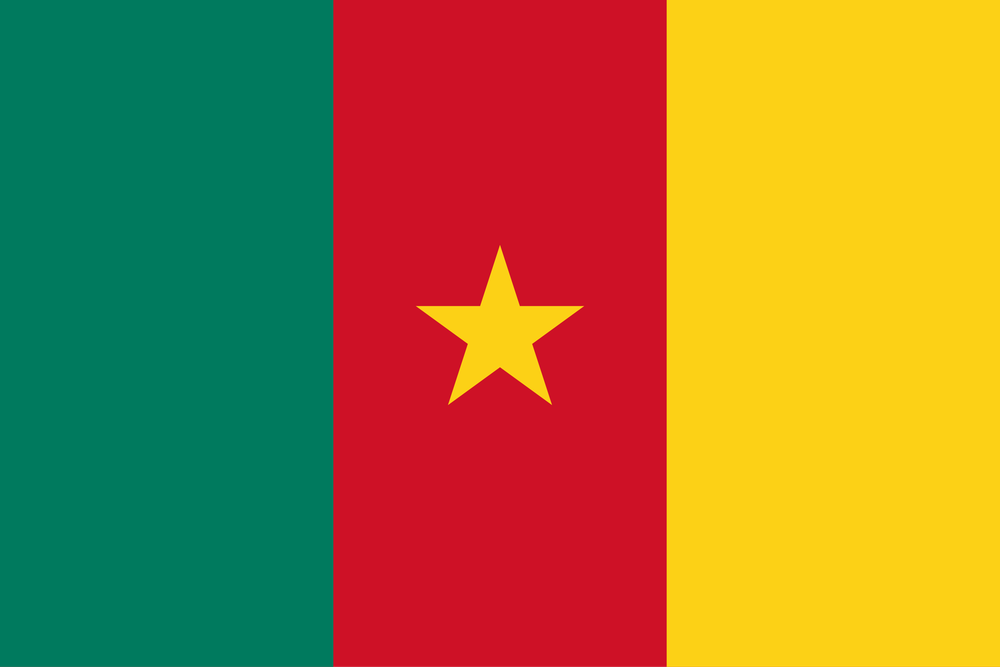
#> input picture entree/henri1.png, 1000 x 667 px, shrunk from 2560 x 1707 before the run, found by its file name
$ python tp2_stats.py
#> lines starting #> are read from the running program, lines starting #| are printed output that depends on the picture
"""
Compute statistics: mean, std, min, max.
"""
import numpy as np
from PIL import Image
import matplotlib.pyplot as plt
import os


output_dir = 'Chap2/sortie'
if not os.path.exists(output_dir):
    os.makedirs(output_dir)


img = Image.open('entree/henri1.png').convert('L')
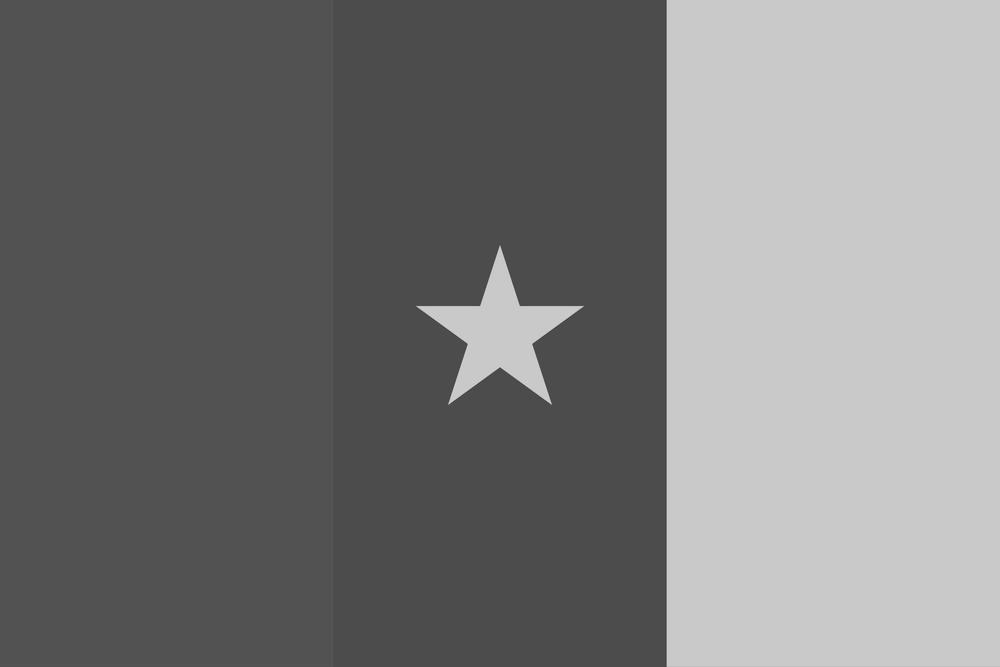
#> img: PIL image 1000x667 L; min 65, max 211, mean 121.3
img_array = np.array(img).astype(np.float32)
H, W = img_array.shape
#> H = 667; W = 1000


sum_I = 0
count = H * W
#> count = 667000
min_val = 255
max_val = 0
for i in range(H):
    for j in range(W):
        I = img_array[i, j]
        sum_I += I
        if I < min_val:
            min_val = int(I)
        if I > max_val:
            max_val = int(I)
#> after the loop, max_val = 211; min_val = 65; sum_I = 80915655

mean_val = sum_I / count
#> mean_val = 121.3

sum_var = 0
for i in range(H):
    for j in range(W):
        sum_var += (img_array[i, j] - mean_val) ** 2
#> after the loop, sum_var = 2.25e+09
std_val = (sum_var / count) ** 0.5
#> std_val = 58.03


plt.figure(figsize=(8, 6))
plt.imshow(img_array, cmap='gray')
stats_text = f"Mean: {mean_val:.2f}\nStd: {std_val:.2f}\nMin: {min_val}\nMax: {max_val}"
plt.text(10, 25, stats_text, color='red', fontsize=12, fontweight='bold',
         bbox=dict(facecolor='white', alpha=0.7))
plt.title('Image Statistics')
plt.axis('off')


output_path = os.path.join(output_dir, 'output_tp2_stats.png')
plt.savefig(output_path)
plt.show()

print(stats_text)
#| Mean: 121.31
#| Std: 58.03
#| Min: 65
#| Max: 211

$ run again, with entree/henri2.png copied over entree/henri1.png
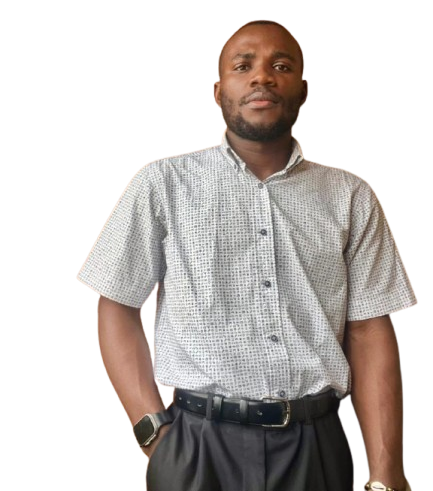
#> input picture entree/henri2.png, 433 x 491 px, found by its file name
#> `img = Image.open('entree/henri1.png').convert('L')`:
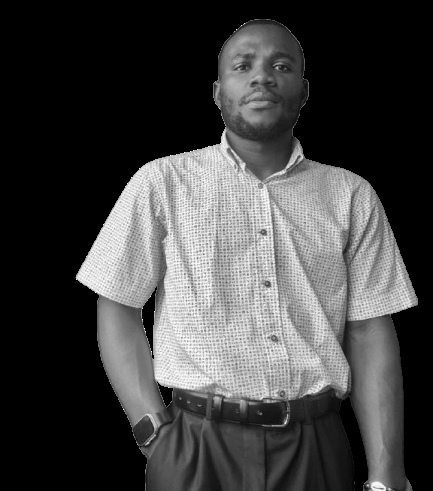
#> img: PIL image 433x491 L; min 0, max 255, mean 66.9
#> after the loop `for i in range(H):`: max_val = 255; min_val = 0; sum_I = 14228252
#> mean_val = 66.92
#> after the loop `for i in range(H):`: sum_var = 1.42e+09
#> std_val = 81.69
#| Mean: 66.92
#| Std: 81.69
#| Min: 0
#| Max: 255

$ run again, with entree/henri3.png copied over entree/henri1.png
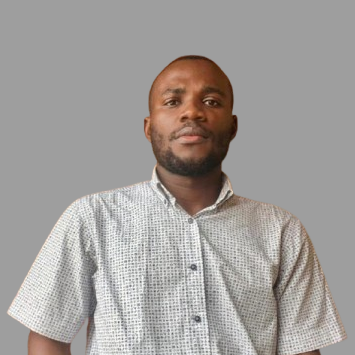
#> input picture entree/henri3.png, 355 x 355 px, found by its file name
#> `img = Image.open('entree/henri1.png').convert('L')`:
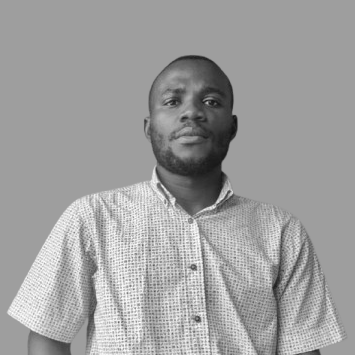
#> img: PIL image 355x355 L; min 17, max 255, mean 159.3
#> after the loop `for i in range(H):`: max_val = 255; min_val = 17; sum_I = 20077236
#> mean_val = 159.3
#> after the loop `for i in range(H):`: sum_var = 148406347.9
#> std_val = 34.32
#| Mean: 159.31
#| Std: 34.32
#| Min: 17
#| Max: 255
